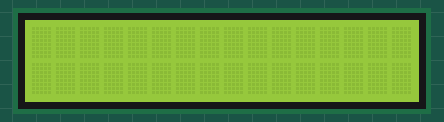
Recording of a sketch running on a simulated Arduino Uno, built with avr-gcc and run on an emulated ATmega328P. Parts: 16×2 character LCD.

Above: at 0.1 s.
At 3.1 s:
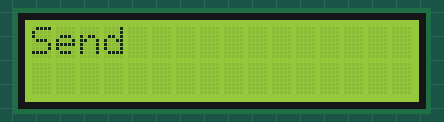
At 6.1 s:
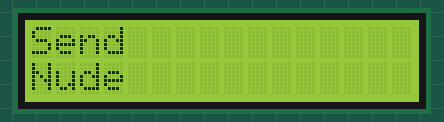

The sketch:

LCD.ino
```cpp
#include <LiquidCrystal.h>

LiquidCrystal lcd(8, 2, 4, 5, 6,7);


void setup() {
  lcd.begin(16, 2);

}

void loop() {
  lcd.clear();
  delay(3000);
  lcd.print("Send");
  delay(3000);
  lcd.setCursor(0,1);
  lcd.print("Nude");
  delay(3000);

  lcd.clear();
}
```

Measured:
- by itself, everything shown: repeats every 9.0 s, in 3 steps
- what the display in image 1 shows lasts 3.0 s, from 3.1 s to 6.1 s
